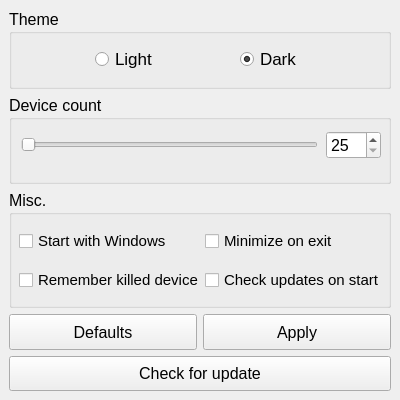
<?xml version="1.0" encoding="UTF-8"?>
<ui version="4.0">
 <author>elmoiv</author>
 <class>MainWindow</class>
 <widget class="QMainWindow" name="MainWindow">
  <property name="geometry">
   <rect>
    <x>0</x>
    <y>0</y>
    <width>400</width>
    <height>400</height>
   </rect>
  </property>
  <property name="minimumSize">
   <size>
    <width>400</width>
    <height>400</height>
   </size>
  </property>
  <property name="maximumSize">
   <size>
    <width>400</width>
    <height>400</height>
   </size>
  </property>
  <property name="windowTitle">
   <string>Settings</string>
  </property>
  <property name="toolTip">
   <string/>
  </property>
  <property name="animated">
   <bool>true</bool>
  </property>
  <property name="documentMode">
   <bool>false</bool>
  </property>
  <widget class="QWidget" name="centralwidget">
   <property name="minimumSize">
    <size>
     <width>100</width>
     <height>0</height>
    </size>
   </property>
   <layout class="QHBoxLayout" name="horizontalLayout">
    <item>
     <layout class="QGridLayout" name="gridLayout" columnstretch="0,0,0,0">
      <property name="sizeConstraint">
       <enum>QLayout::SetNoConstraint</enum>
      </property>
      <property name="spacing">
       <number>6</number>
      </property>
      <item row="2" column="0" colspan="4">
       <widget class="QGroupBox" name="groupBox_3">
        <property name="sizePolicy">
         <sizepolicy hsizetype="Minimum" vsizetype="Fixed">
          <horstretch>0</horstretch>
          <verstretch>0</verstretch>
         </sizepolicy>
        </property>
        <property name="minimumSize">
         <size>
          <width>0</width>
          <height>118</height>
         </size>
        </property>
        <property name="font">
         <font>
          <pointsize>12</pointsize>
         </font>
        </property>
        <property name="title">
         <string>Misc.</string>
        </property>
        <widget class="QWidget" name="gridLayoutWidget_2">
         <property name="geometry">
          <rect>
           <x>10</x>
           <y>30</y>
           <width>365</width>
           <height>81</height>
          </rect>
         </property>
         <layout class="QGridLayout" name="gridLayout_3">
          <item row="0" column="0">
           <widget class="QCheckBox" name="chkAutostart">
            <property name="font">
             <font>
              <pointsize>11</pointsize>
             </font>
            </property>
            <property name="text">
             <string>Start with Windows</string>
            </property>
           </widget>
          </item>
          <item row="1" column="0">
           <widget class="QCheckBox" name="chkRemember">
            <property name="font">
             <font>
              <pointsize>11</pointsize>
             </font>
            </property>
            <property name="layoutDirection">
             <enum>Qt::LeftToRight</enum>
            </property>
            <property name="text">
             <string>Remember killed devices</string>
            </property>
           </widget>
          </item>
          <item row="0" column="1">
           <widget class="QCheckBox" name="chkMinimized">
            <property name="font">
             <font>
              <pointsize>11</pointsize>
             </font>
            </property>
            <property name="layoutDirection">
             <enum>Qt::LeftToRight</enum>
            </property>
            <property name="text">
             <string>Minimize on exit</string>
            </property>
           </widget>
          </item>
          <item row="1" column="1">
           <widget class="QCheckBox" name="chkAutoupdate">
            <property name="font">
             <font>
              <pointsize>11</pointsize>
             </font>
            </property>
            <property name="text">
             <string>Check updates on start</string>
            </property>
            <property name="checked">
             <bool>false</bool>
            </property>
           </widget>
          </item>
         </layout>
        </widget>
       </widget>
      </item>
      <item row="3" column="0" colspan="2">
       <widget class="QPushButton" name="btnDefaults">
        <property name="sizePolicy">
         <sizepolicy hsizetype="Preferred" vsizetype="Preferred">
          <horstretch>0</horstretch>
          <verstretch>0</verstretch>
         </sizepolicy>
        </property>
        <property name="font">
         <font>
          <pointsize>12</pointsize>
         </font>
        </property>
        <property name="text">
         <string>Defaults</string>
        </property>
       </widget>
      </item>
      <item row="3" column="2" colspan="2">
       <widget class="QPushButton" name="btnApply">
        <property name="sizePolicy">
         <sizepolicy hsizetype="Preferred" vsizetype="Preferred">
          <horstretch>0</horstretch>
          <verstretch>0</verstretch>
         </sizepolicy>
        </property>
        <property name="minimumSize">
         <size>
          <width>0</width>
          <height>16</height>
         </size>
        </property>
        <property name="font">
         <font>
          <pointsize>12</pointsize>
         </font>
        </property>
        <property name="text">
         <string>Apply</string>
        </property>
       </widget>
      </item>
      <item row="1" column="0" colspan="4">
       <widget class="QGroupBox" name="groupBox_2">
        <property name="sizePolicy">
         <sizepolicy hsizetype="Minimum" vsizetype="Fixed">
          <horstretch>0</horstretch>
          <verstretch>0</verstretch>
         </sizepolicy>
        </property>
        <property name="minimumSize">
         <size>
          <width>0</width>
          <height>89</height>
         </size>
        </property>
        <property name="font">
         <font>
          <pointsize>12</pointsize>
         </font>
        </property>
        <property name="title">
         <string>Device count</string>
        </property>
        <widget class="QWidget" name="gridLayoutWidget">
         <property name="geometry">
          <rect>
           <x>10</x>
           <y>30</y>
           <width>365</width>
           <height>41</height>
          </rect>
         </property>
         <layout class="QGridLayout" name="gridLayout_2" columnstretch="0,0">
          <item row="0" column="1">
           <widget class="QSpinBox" name="spinCount">
            <property name="sizePolicy">
             <sizepolicy hsizetype="Fixed" vsizetype="Fixed">
              <horstretch>0</horstretch>
              <verstretch>0</verstretch>
             </sizepolicy>
            </property>
            <property name="font">
             <font>
              <pointsize>12</pointsize>
             </font>
            </property>
            <property name="minimum">
             <number>25</number>
            </property>
            <property name="maximum">
             <number>255</number>
            </property>
           </widget>
          </item>
          <item row="0" column="0">
           <widget class="QSlider" name="sliderCount">
            <property name="sizePolicy">
             <sizepolicy hsizetype="Fixed" vsizetype="Fixed">
              <horstretch>0</horstretch>
              <verstretch>0</verstretch>
             </sizepolicy>
            </property>
            <property name="minimumSize">
             <size>
              <width>297</width>
              <height>0</height>
             </size>
            </property>
            <property name="minimum">
             <number>25</number>
            </property>
            <property name="maximum">
             <number>255</number>
            </property>
            <property name="orientation">
             <enum>Qt::Horizontal</enum>
            </property>
           </widget>
          </item>
         </layout>
        </widget>
       </widget>
      </item>
      <item row="0" column="0" colspan="4">
       <widget class="QGroupBox" name="groupBox">
        <property name="sizePolicy">
         <sizepolicy hsizetype="Minimum" vsizetype="Fixed">
          <horstretch>0</horstretch>
          <verstretch>0</verstretch>
         </sizepolicy>
        </property>
        <property name="minimumSize">
         <size>
          <width>0</width>
          <height>80</height>
         </size>
        </property>
        <property name="font">
         <font>
          <pointsize>12</pointsize>
         </font>
        </property>
        <property name="title">
         <string>Theme</string>
        </property>
        <widget class="QWidget" name="horizontalLayoutWidget">
         <property name="geometry">
          <rect>
           <x>9</x>
           <y>30</y>
           <width>361</width>
           <height>41</height>
          </rect>
         </property>
         <layout class="QHBoxLayout" name="horizontalLayout_2">
          <item>
           <widget class="QRadioButton" name="rdbLight">
            <property name="sizePolicy">
             <sizepolicy hsizetype="Fixed" vsizetype="Fixed">
              <horstretch>0</horstretch>
              <verstretch>0</verstretch>
             </sizepolicy>
            </property>
            <property name="font">
             <font>
              <pointsize>13</pointsize>
             </font>
            </property>
            <property name="text">
             <string>Light</string>
            </property>
           </widget>
          </item>
          <item>
           <widget class="QRadioButton" name="rdbDark">
            <property name="sizePolicy">
             <sizepolicy hsizetype="Fixed" vsizetype="Fixed">
              <horstretch>0</horstretch>
              <verstretch>0</verstretch>
             </sizepolicy>
            </property>
            <property name="font">
             <font>
              <pointsize>13</pointsize>
             </font>
            </property>
            <property name="text">
             <string>Dark</string>
            </property>
            <property name="checked">
             <bool>true</bool>
            </property>
           </widget>
          </item>
         </layout>
        </widget>
       </widget>
      </item>
      <item row="4" column="0" colspan="4">
       <widget class="QPushButton" name="btnUpdate">
        <property name="sizePolicy">
         <sizepolicy hsizetype="Preferred" vsizetype="Fixed">
          <horstretch>0</horstretch>
          <verstretch>0</verstretch>
         </sizepolicy>
        </property>
        <property name="minimumSize">
         <size>
          <width>0</width>
          <height>35</height>
         </size>
        </property>
        <property name="font">
         <font>
          <pointsize>12</pointsize>
         </font>
        </property>
        <property name="text">
         <string>Check for update</string>
        </property>
       </widget>
      </item>
     </layout>
    </item>
   </layout>
  </widget>
 </widget>
 <resources/>
 <connections/>
</ui>
